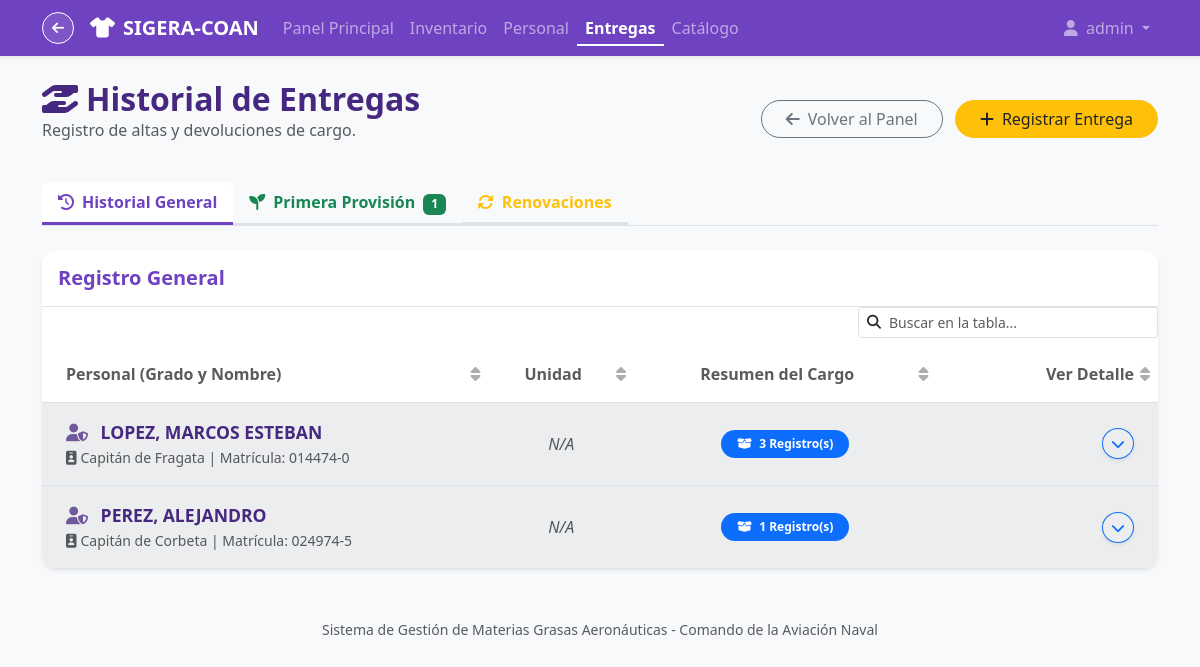
/sigera/assignments/ (signed in), run on the app's committed database.
### core/models.py (models this page shows)
class CustomUser(AbstractUser):
    unit = models.ForeignKey(
        'Unit',
        on_delete=models.SET_NULL,
        null=True,
        blank=True,
        related_name='users',
        verbose_name="Unidad / Escuadrilla Asignada",
        help_text="Asignar una unidad para restringir al usuario a consumos únicamente de esta ubicación."
    )

### sigera/models.py (models this page shows, shortened)
class Personnel(models.Model):
    RANK_CHOICES = [
        ('CAPITAN_NAVIO', 'Capitán de Navío'),
        ('CAPITAN_FRAGATA', 'Capitán de Fragata'),
        ('CAPITAN_CORBETA', 'Capitán de Corbeta'),
        ('TENIENTE_NAVIO', 'Teniente de Navío'),
        ('TENIENTE_FRAGATA', 'Teniente de Fragata'),
        ('TENIENTE_CORBETA', 'Teniente de Corbeta'),
        ('GUARDIAMARINA', 'Guardiamarina'),
        ('SUBOFICIAL_MAYOR', 'Suboficial Mayor'),
        ('SUBOFICIAL_PRINCIPAL', 'Suboficial Principal'),
        ('SUBOFICIAL_PRIMERO', 'Suboficial Primero'),
        ('SUBOFICIAL_SEGUNDO', 'Suboficial Segundo'),
        ('CABO_PRINCIPAL', 'Cabo Principal'),
        ('CABO_PRIMERO', 'Cabo Primero'),
        ('CABO_SEGUNDO', 'Cabo Segundo'),
        ('MARINERO_PRIMERO', 'Marinero Primero'),
        ('MARINERO_SEGUNDO', 'Marinero Segundo'),
        ('AGENTE_CIVIL', 'Agente Civil'),
    ]
    first_name = models.CharField(max_length=100, verbose_name="Nombres")
    last_name = models.CharField(max_length=100, verbose_name="Apellidos")
    dni = models.CharField(max_length=20, unique=True, verbose_name="Matrícula de Revista")
    rank = models.CharField(max_length=20, choices=RANK_CHOICES, verbose_name="Jerarquía/Rango")
    assigned_unit = models.ForeignKey(Unit, on_delete=models.SET_NULL, null=True, blank=True, verbose_name="Unidad Asignada")
    class Meta:
        verbose_name = "Personal"
        verbose_name_plural = "Personal"
        ordering = ['last_name', 'first_name']

### sigera/views.py (the view, shortened to what this page needs)
# urls.py: path('assignments/', views.assignment_list, name='assignment_list'),
@login_required
def assignment_list(request):
    query = request.GET.get('q', '')
    user = request.user
    is_admin = user.is_superuser or user.groups.filter(name__in=['Administrador', 'Logistica']).exists()
    assignments = ClothingAssignment.objects.select_related(
        'personnel', 'batch__clothing_size__clothing_type', 'issued_by'
    )
    if not is_admin:
        if getattr(user, 'unit', None):
            assignments = assignments.filter(personnel__assigned_unit=user.unit)
        else:
            assignments = assignments.none()
    assignments = assignments.order_by('personnel__last_name', 'personnel__first_name', '-assigned_date', '-id')
    from django.db.models import Count
    personnel_first_provision = Personnel.objects.annotate(
        num_assignments=Count('assignments')
    ).filter(num_assignments=0).select_related('assigned_unit')
    if not is_admin:
        if getattr(user, 'unit', None):
            personnel_first_provision = personnel_first_provision.filter(assigned_unit=user.unit)
        else:
            personnel_first_provision = personnel_first_provision.none()
    if query:
        personnel_first_provision = personnel_first_provision.filter(
            Q(first_name__icontains=query) |
            Q(last_name__icontains=query) |
            Q(dni__icontains=query)
        )
    from datetime import date, timedelta
    active_assignments = ClothingAssignment.objects.filter(
        returned=False
    ).select_related('personnel', 'batch__clothing_size__clothing_type')
    if not is_admin:
        if getattr(user, 'unit', None):
            active_assignments = active_assignments.filter(personnel__assigned_unit=user.unit)
        else:
            active_assignments = active_assignments.none()
    renewals_list = []
    today = date.today()
    threshold_date = today + timedelta(days=30)
    for act in active_assignments:
        exp_date = act.expiration_date
        if exp_date and exp_date <= threshold_date:
            renewals_list.append(act)
    renewals_list.sort(key=lambda x: x.expiration_date)
    context = {
        'assignment_list': assignments,
        'personnel_first_provision': personnel_first_provision,
        'renewals_list': renewals_list,
        'search_query': query,
        'is_admin': is_admin,
    }
    return render(request, 'sigera/assignment_list.html', context)

### sigera/models.py (called while the page is built)
    @property
    def expiration_date(self):
        shelf_life_months = self.batch.clothing_size.clothing_type.shelf_life_months
        if not shelf_life_months:
            return None
        import calendar
        from datetime import date
        month = self.assigned_date.month - 1 + shelf_life_months
        year = self.assigned_date.year + month // 12
        month = month % 12 + 1
        day = self.assigned_date.day
        _, last_day_of_month = calendar.monthrange(year, month)
        day = min(day, last_day_of_month)
        return date(year, month, day)

    @property
    def is_expired(self):
        from datetime import date
        exp_date = self.expiration_date
        if exp_date:
            return date.today() > exp_date
        return False

### sigera/templates/sigera/assignment_list.html (shortened to what this page needs)
{% extends 'sigera/base_sigera.html' %}
{% load static %}
{% block content %}
<div class="row align-items-center mb-4 mt-2">
    <div class="col-md-6">
        <h2 class="fw-bold mb-0" style="color: #462880;"><i class="fa-solid fa-hand-holding-hand me-2"></i>Historial de Entregas</h2>
        <p class="text-muted">Registro de altas y devoluciones de cargo.</p>
    </div>
    <div class="col-md-6 text-md-end">
        <a href="{% url 'sigera:home' %}" class="btn btn-outline-secondary rounded-pill px-4 me-2">
            <i class="fa-solid fa-arrow-left me-2"></i>Volver al Panel
        </a>
        {% if is_admin %}
        <a href="{% url 'sigera:assignment_create' %}" class="btn btn-warning rounded-pill px-4 text-dark">
            <i class="fa-solid fa-plus me-2"></i>Registrar Entrega
        </a>
        {% endif %}
    </div>
</div>
<ul class="nav nav-tabs mb-4 border-bottom" id="provisionTabs" role="tablist">
    <li class="nav-item" role="presentation">
        <button class="nav-link active fw-bold border-0 border-bottom border-3" id="historial-tab" data-bs-toggle="tab" data-bs-target="#historial-tab-pane" type="button" role="tab" aria-controls="historial-tab-pane" aria-selected="true" style="color: #6f42c1; border-color: #6f42c1 !important;">
            <i class="fa-solid fa-clock-rotate-left me-2"></i>Historial General
        </button>
    </li>
    <li class="nav-item" role="presentation">
        <button class="nav-link fw-bold border-0 border-bottom border-3 text-success" id="primera-tab" data-bs-toggle="tab" data-bs-target="#primera-tab-pane" type="button" role="tab" aria-controls="primera-tab-pane" aria-selected="false" style="border-color: transparent;">
            <i class="fa-solid fa-seedling me-2"></i>Primera Provisión
            {% if personnel_first_provision %}<span class="badge bg-success ms-1">{{ personnel_first_provision.count }}</span>{% endif %}
        </button>
    </li>
    <li class="nav-item" role="presentation">
        <button class="nav-link fw-bold border-0 border-bottom border-3 text-warning" id="renovaciones-tab" data-bs-toggle="tab" data-bs-target="#renovaciones-tab-pane" type="button" role="tab" aria-controls="renovaciones-tab-pane" aria-selected="false" style="border-color: transparent;">
            <i class="fa-solid fa-arrows-rotate me-2"></i>Renovaciones
        </button>
    </li>
</ul>
<div class="tab-content" id="provisionTabsContent">
    <div class="tab-pane fade show active" id="historial-tab-pane" role="tabpanel" aria-labelledby="historial-tab" tabindex="0">
        <div class="card shadow-sm border-0 mb-5" style="border-radius: 15px; overflow: hidden;">
            <div class="card-header bg-white border-bottom py-3">
                <h5 class="mb-0 fw-bold" style="color: #6f42c1;">Registro General</h5>
            </div>
            <div class="card-body p-0">
                <div class="table-responsive">
                    <table class="table table-hover table-striped align-middle mb-0">
                        <thead style="background-color: #f8f9fa;">
                            <tr>
                                <th scope="col" class="py-3 px-4 text-muted" style="width: 40%;">Personal (Grado y Nombre)</th>
                                <th scope="col" class="py-3 text-muted text-center">Unidad</th>
                                <th scope="col" class="py-3 text-muted text-center">Resumen del Cargo</th>
                                <th scope="col" class="py-3 text-muted text-end px-4">Ver Detalle</th>
                            </tr>
                        </thead>
                        <tbody class="border-top-0">
                            {% regroup assignment_list by personnel as grouped_assignments %}
                            {% for person_group in grouped_assignments %}
                                <tr data-bs-toggle="collapse" data-bs-target="#collapse-person-{{ person_group.grouper.id }}" style="cursor: pointer;" class="table-light border-bottom">
                                    <td class="px-4 py-3">
                                        <div class="fw-bold" style="color: #462880; font-size: 1.1rem;">
                                            <i class="fa-solid fa-user-shield me-2 opacity-75"></i>
                                            {{ person_group.grouper.last_name }}, {{ person_group.grouper.first_name }}
                                        </div>
                                        <small class="text-muted"><i class="fa-solid fa-id-badge me-1"></i>{{ person_group.grouper.get_rank_display }} | Matrícula: {{ person_group.grouper.dni }}</small>
                                    </td>
                                    <td class="py-3 text-center">
                                        {% if person_group.grouper.assigned_unit %}
                                            <span class="badge border bg-white text-dark shadow-sm">{{ person_group.grouper.assigned_unit.name }}</span>
                                        {% else %}
                                            <span class="text-muted fst-italic">N/A</span>
                                        {% endif %}
                                    </td>
                                    <td class="py-3 text-center">
                                        <span class="badge bg-primary rounded-pill px-3 py-2"><i class="fa-solid fa-box-open me-1"></i> {{ person_group.list|length }} Registro(s)</span>
                                    </td>
                                    <td class="py-3 text-end px-4">
                                        <button class="btn btn-sm btn-outline-primary rounded-circle shadow-sm">
                                            <i class="fa-solid fa-chevron-down"></i>
                                        </button>
                                    </td>
                                </tr>
                            {% endfor %}
                        </tbody>
                    </table>
                </div>
            </div>
        </div>
    </div>
</div>
{% endblock %}

### sigera/templates/sigera/base_sigera.html (shortened to what this page needs)
{% extends 'base.html' %}
{% load static %}
{% block navbar %}
<nav class="navbar navbar-expand-lg navbar-dark shadow-sm mb-4" style="background-color: #6f42c1;">
    <div class="container">
        <a href="/" class="btn btn-sm text-white border-white me-3" style="border-radius: 50%; width: 32px; height: 32px; padding: 0; display: flex; align-items: center; justify-content: center; background: rgba(255,255,255,0.1);" title="Volver al Portal">
            <i class="fa-solid fa-arrow-left"></i>
        </a>
        <a class="navbar-brand d-flex align-items-center" href="{% url 'sigera:home' %}">
            <i class="fa-solid fa-shirt me-2"></i>
            <strong>SIGERA-COAN</strong>
        </a>
        <div class="collapse navbar-collapse" id="sigeraNav">
            <ul class="navbar-nav me-auto">
                <li class="nav-item">
                    <a class="nav-link {% if request.resolver_match.url_name == 'home' %}active fw-bold text-white border-bottom border-2 border-white pb-1{% endif %}" href="{% url 'sigera:home' %}">Panel Principal</a>
                </li>
                {% if user.is_authenticated %}
                <li class="nav-item">
                    <a class="nav-link {% if 'stock' in request.resolver_match.url_name %}active fw-bold text-white border-bottom border-2 border-white pb-1{% endif %}" href="{% url 'sigera:stock_list' %}">Inventario</a>
                </li>
                <li class="nav-item">
                    <a class="nav-link {% if 'personnel' in request.resolver_match.url_name %}active fw-bold text-white border-bottom border-2 border-white pb-1{% endif %}" href="{% url 'sigera:personnel_list' %}">Personal</a>
                </li>
                <li class="nav-item">
                    <a class="nav-link {% if 'assignment' in request.resolver_match.url_name %}active fw-bold text-white border-bottom border-2 border-white pb-1{% endif %}" href="{% url 'sigera:assignment_list' %}">Entregas</a>
                </li>
                <li class="nav-item">
                    <a class="nav-link {% if 'catalog' in request.resolver_match.url_name %}active fw-bold text-white border-bottom border-2 border-white pb-1{% endif %}" href="{% url 'sigera:catalog_list' %}">Catálogo</a>
                </li>
                {% endif %}
            </ul>
            <ul class="navbar-nav ms-auto">
                {% if user.is_authenticated %}
                    <li class="nav-item dropdown">
                        <a class="nav-link dropdown-toggle" href="#" id="userDropdown" role="button" data-bs-toggle="dropdown" aria-expanded="false">
                            <i class="fa-solid fa-user me-1"></i> {{ user.username }}
                        </a>
                    </li>
                {% else %}
                    <li class="nav-item">
                        <a class="nav-link" href="{% url 'login' %}">Iniciar Sesión</a>
                    </li>
                {% endif %}
            </ul>
        </div>
    </div>
</nav>
{% endblock %}

### data on the page
CustomUser: username "admin"
Personnel: grouper.last_name "LOPEZ", grouper.first_name "MARCOS ESTEBAN", grouper.rank "Capitán de Fragata", grouper.dni "014474-0", shows "N/A", list|length "3"
Personnel: grouper.last_name "PEREZ", grouper.first_name "ALEJANDRO", grouper.rank "Capitán de Corbeta", grouper.dni "024974-5", shows "N/A", list|length "1"

### other printed values
{{ personnel_first_provision.count }} "1"
